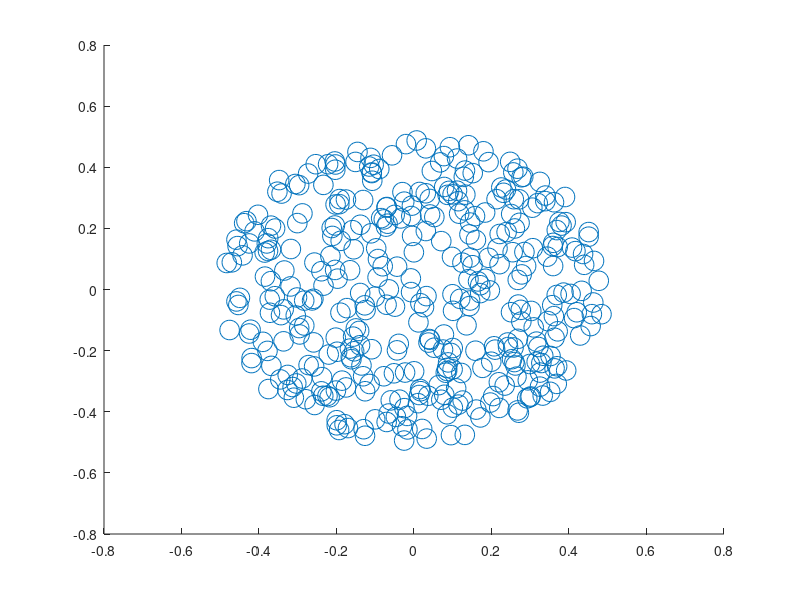

The MATLAB script that drew this image: (Note: this script raises an error after producing the figure.)
%% create dot pattern graphics for visualization of dot pattern trials

center = [0 0];
radius = 0.5;
ang = 0:0.1:(2*pi);

boundary_x = center(1) + radius*cos(ang);
boundary_y = center(2) + radius*sin(ang);

num_dots = 500;
low_edge = -0.5;
high_edge = 0.5;

% CREATE THE 'UP' PATTERN
dot_coords = low_edge + (high_edge - low_edge).* rand(500,2);
dot_coords = dot_coords(inpolygon(dot_coords(:,1),dot_coords(:,2),boundary_x,boundary_y),:);
figure('Position',[100 800 350 300])
h = scatter(dot_coords(:,1),dot_coords(:,2),200,'k.');
hold on; arrow3([0 -0.3],[0 0.3],'b-7',7,5,[],1);
set(gca,'Visible','off')
delete(h);
currIm = getframe(gca);
UP = currIm.cdata;
close gcf;

% CREATE THE 'RIGHT' PATTERN
dot_coords = low_edge + (high_edge - low_edge).* rand(500,2);
dot_coords = dot_coords(inpolygon(dot_coords(:,1),dot_coords(:,2),boundary_x,boundary_y),:);
figure('Position',[100 800 350 300])
h = scatter(dot_coords(:,1),dot_coords(:,2),200,'k.')
hold on; arrow3([-0.3 0],[0.3 0],'b-7',7,5,[],1);
set(gca,'Visible','off')
delete(h);
currIm = getframe(gca);
RIGHT = currIm.cdata;
close gcf;

% CREATE THE 'DOWN' PATTERN
dot_coords = low_edge + (high_edge - low_edge).* rand(500,2);
dot_coords = dot_coords(inpolygon(dot_coords(:,1),dot_coords(:,2),boundary_x,boundary_y),:);
figure('Position',[100 800 350 300])
h = scatter(dot_coords(:,1),dot_coords(:,2),200,'k.')
hold on; arrow3([0 0.3],[0 -0.3],'b-7',7,5,[],1);
set(gca,'Visible','off')
delete(h);
currIm = getframe(gca);
DOWN = currIm.cdata;
close gcf;

% CREATE THE 'LEFT' PATTERN
dot_coords = low_edge + (high_edge - low_edge).* rand(500,2);
dot_coords = dot_coords(inpolygon(dot_coords(:,1),dot_coords(:,2),boundary_x,boundary_y),:);
figure('Position',[100 800 350 300])
h = scatter(dot_coords(:,1),dot_coords(:,2),200,'k.')
hold on; arrow3([0.3 0],[-0.3 0],'b-7',7,5,[],1);
set(gca,'Visible','off')
delete(h);
currIm = getframe(gca);
LEFT = currIm.cdata;
close gcf;

save('MDP_search_graphics_DOT_newest.mat','UP','RIGHT','DOWN','LEFT')